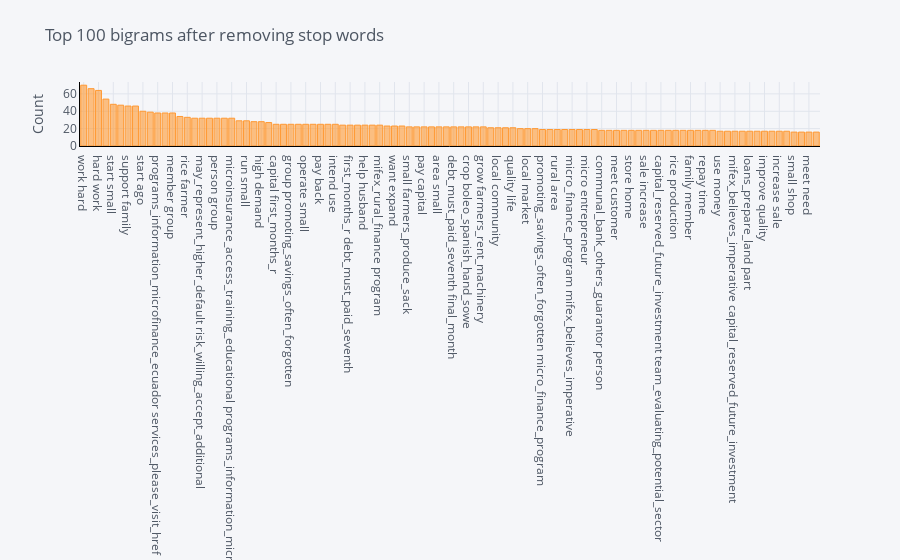

Notebook code cell kept with this figure:
### Code cell
plot_model(plot = 'bigram')

### Figure 1 — Plotly figure (JSON) as saved in the notebook; plotly's stock layout.template omitted (floating-point values rounded to 4 significant figures)
{"data": [{"marker": {"color": "rgba(255, 153, 51, 0.6)", "line": {"color": "rgba(255, 153, 51, 1.0)", "width": 1}}, "name": "count", "orientation": "v", "text": "", "type": "bar", "x": ["work hard", "pay fee", "hard work", "increase stock", "start small", "group member", "support family", "husband work", "start ago", "provide family", "programs_information_microfinance_ecuador services_please_visit_href", "live husband", "member group", "mifex_offers_client microinsurance_access_training_educational", "rice farmer", "risk_willing_accept_additional risk_making", "may_represent_higher_default risk_willing_accept_additional", "kenya_security_situation_communitie businesses_lenders_entrepreneur_aware", "person group", "businesses_lenders_entrepreneur_aware may_represent_higher_default", "microinsurance_access_training_educational programs_information_microfinance_ecuador", "plan use", "run small", "well life", "high demand", "provide well", "capital first_months_r", "customer need", "group promoting_savings_often_forgotten", "marry primary", "operate small", "order farm", "pay back", "land order", "intend use", "enough money", "first_months_r debt_must_paid_seventh", "beauty product", "help husband", "small store", "mifex_rural_finance program", "therefore request", "want expand", "group cannot_fully_repay_borrower", "small farmers_produce_sack", "boleo_spanish_hand_sowe rice", "pay capital", "request budget", "area small", "rice grow", "debt_must_paid_seventh final_month", "husband help", "crop boleo_spanish_hand_sowe", "farmers_produce_sack land", "grow farmers_rent_machinery", "add stock", "local community", "save money", "quality life", "large quantity", "local market", "family need", "promoting_savings_often_forgotten micro_finance_program", "farmers_rent_machinery helps_gather_production", "rural area", "attract new", "micro_finance_program mifex_believes_imperative", "sector rice", "micro entrepreneur", "increase revenue", "communal_bank_others_guarantor person", "farmer association_works_cooperatively", "meet customer", "need order", "store home", "use clothe", "sale increase", "rural sector", "capital_reserved_future_investment team_evaluating_potential_sector", "start help", "rice production", "program rice", "family member", "improve family", "repay time", "increase profit", "use money", "familys need", "mifex_believes_imperative capital_reserved_future_investment", "boy girl", "loans_prepare_land part", "good education", "improve quality", "part communal_bank_others_guarantor", "increase sale", "request second", "small shop", "use clothing", "meet need", "continue grow"], "y": [70, 66, 64, 54, 48, 47, 46, 46, 40, 39, 38, 38, 38, 34, 33, 32, 32, 32, 32, 32, 32, 29, 29, 28, 28, 27, 25, 25, 25, 25, 25, 25, 25, 25, 25, 24, 24, 24, 24, 24, 24, 23, 23, 23, 22, 22, 22, 22, 22, 22, 22, 22, 22, 22, 22, 21, 21, 21, 21, 20, 20, 20, 19, 19, 19, 19, 19, 19, 19, 19, 18, 18, 18, 18, 18, 18, 18, 18, 18, 18, 18, 18, 18, 18, 18, 18, 17, 17, 17, 17, 17, 17, 17, 17, 17, 17, 16, 16, 16, 16]}], "layout": {"legend": {"bgcolor": "#F5F6F9", "font": {"color": "#4D5663"}}, "paper_bgcolor": "#F5F6F9", "plot_bgcolor": "#F5F6F9", "title": {"font": {"color": "#4D5663"}, "text": "Top 100 bigrams after removing stop words"}, "xaxis": {"gridcolor": "#E1E5ED", "linecolor": "black", "showgrid": true, "tickfont": {"color": "#4D5663"}, "title": {"font": {"color": "#4D5663"}, "text": ""}, "zerolinecolor": "#E1E5ED"}, "yaxis": {"gridcolor": "#E1E5ED", "linecolor": "black", "showgrid": true, "tickfont": {"color": "#4D5663"}, "title": {"font": {"color": "#4D5663"}, "text": "Count"}, "zerolinecolor": "#E1E5ED"}}}
